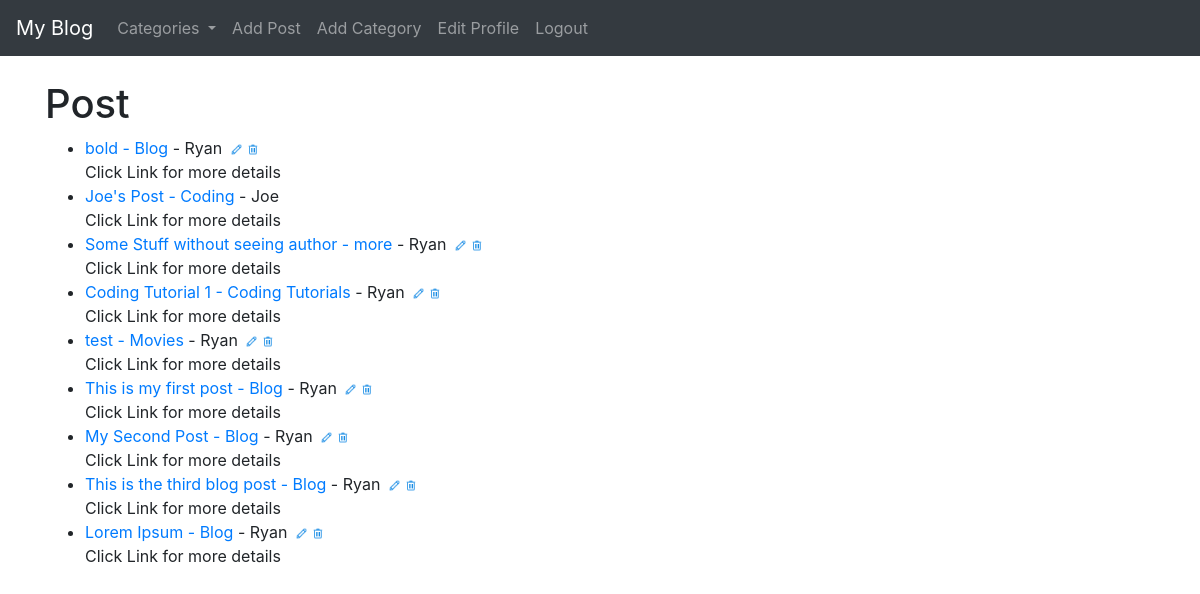
Before: / (signed in) with the older database file.
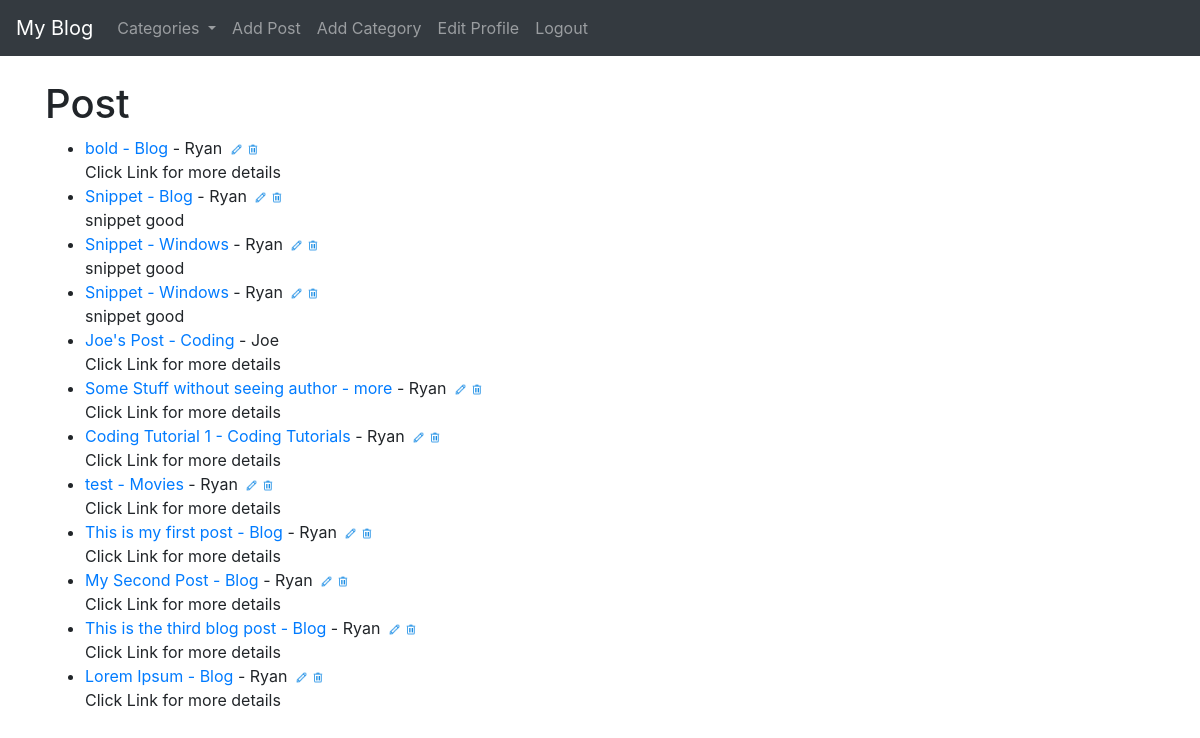
After: the same page with the newer database file.
### theblog/models.py (models this page shows, shortened)
class Post(models.Model):
    title = models.CharField(max_length=255)
    title_tag = models.CharField(max_length=255, default='The Blog - ')
    author = models.ForeignKey(User, on_delete=models.CASCADE)
    body = RichTextField(blank=True, null=True)
    post_date = models.DateField(auto_now_add=True)
    category = models.CharField(max_length=255, default='uncategorized')
    snippet = models.CharField(max_length=255)
    likes = models.ManyToManyField(User, related_name='blog_post')
    dislikes = models.ManyToManyField(User, related_name='blog_post_dislike')

### theblog/views.py (the view)
# urls.py: path('', HomeView.as_view(), name="home"),
class HomeView(ListView):
    model = Post
    template_name = "home.html"
    ordering = ['-post_date']
    def get_context_data(self, *args, **kwargs):
        cat_menu = Category.objects.all()
        context = super(HomeView, self).get_context_data(*args, **kwargs)
        context['cat_menu'] = cat_menu
        return context

### theblog/models.py (called while the page is built)
    def __str__(self):
        return self.name

### theblog/templates/home.html
{% extends 'base.html' %}
{% load static %}
{% block content %}
<h1>Post</h1>
<ul>
    {% for post in object_list %}
        <li><a href="{% url 'article-detail' post.pk %}">{{ post.title }} - <a href="{% url 'category' post.category|slugify %}">{{ post.category }}</a> - {{ post.author.first_name }}</a>
            {% if user.is_authenticated %}
                {% if user.id == post.author.id %}
            <a
                href="{% url 'update_post' post.pk %}"><img src="{% static 'img/edit_32px.png' %}" alt="" class="edit"></a><a
                href="{% url 'delete_post' post.pk %}"><img src="{% static 'img/trash_32px.png' %}" alt="" class="edit"></a>
            {% endif %}
            {% endif %}<br>
        {{ post.snippet }}</li>
    {% endfor %}
</ul>
{% endblock %}

### theblog/templates/base.html (shortened to what this page needs)
{% load static %}
<!doctype html>
<html lang="en">
  <head>
    <link rel="stylesheet" href="https://stackpath.bootstrapcdn.com/bootstrap/4.5.2/css/bootstrap.min.css">
      <link rel="stylesheet" href="{% static 'css\styles.css' %}">
  </head>
  <body>
  <nav class="navbar navbar-expand-lg navbar-dark bg-dark">
  <a class="navbar-brand" href="{% url 'home' %}">My Blog</a>
  <div class="collapse navbar-collapse" id="navbarSupportedContent">
    <ul class="navbar-nav mr-auto">
    {% if cat_menu %}
    <li class="nav-item dropdown">
        <a class="nav-link dropdown-toggle" href="#" id="navbarDropdown" role="button" data-toggle="dropdown" aria-haspopup="true" aria-expanded="false">
          Categories
        </a>
      </li>
        {% else %}
        <li class="nav-item">
            <a href="{% url 'category-list' %}" class="nav-link">Categories</a>
        </li>
      {% endif %}
        {% if user.is_authenticated %}
      <li class="nav-item">
        <a class="nav-link" href="{% url 'add_post' %}">Add Post</a>
      </li>
      <li class="nav-item">
        <a class="nav-link" href="{% url 'add_category' %}">Add Category</a>
      </li>
      <li class="nav-item">
        <a class="nav-link" href="{% url 'edit_profile' %}">Edit Profile</a>
      </li>
      <li class="nav-item">
        <a class="nav-link" href="{% url 'logout' %}">Logout</a>
      </li>
        {% endif %}
    </ul>
  </div>
</nav>
  <br>
  <div class="container">
    {% block content %}
    {% endblock %}
</div>
  </body>
</html>

### static/css/styles.css (style rules this page uses)
.edit { height: 13px; padding-left: 3px; }

Changed rows visible on the page:
added Post: title "Snippet", category "Blog", author.first_name "Ryan", snippet "snippet good"
added Post: title "Snippet", category "Windows", author.first_name "Ryan", snippet "snippet good"
added Post: title "Snippet", category "Windows", author.first_name "Ryan", snippet "snippet good"
